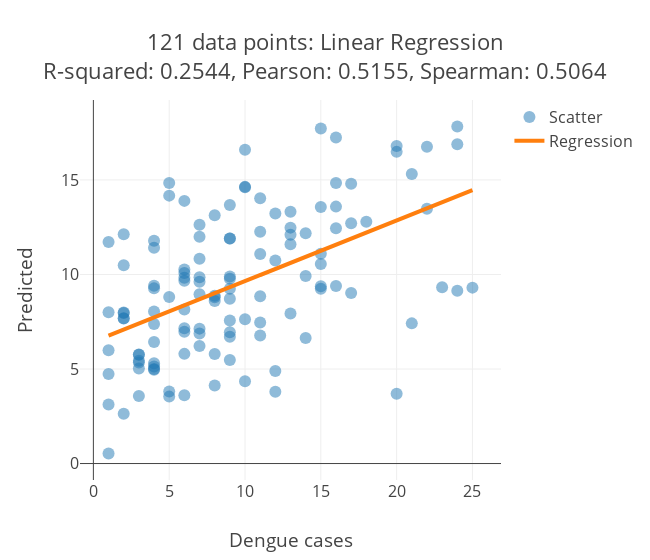

The code cell stored with this chart in its notebook:
### Code cell
visualizer.plot_correlation(
    regrs[0][0], 
    '121 data points: Linear Regression<br>',
    X, y, loo
)
